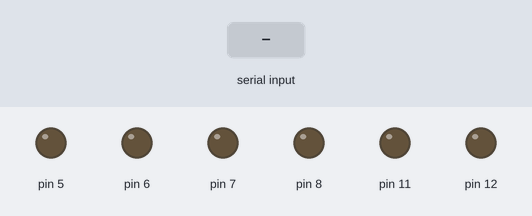
This sketch was run on a simulated Arduino Uno, built with avr-gcc and run on an emulated ATmega328P. Shown: output pins drawn as LEDs (lit = HIGH). The test bench sets the inputs (shaded band).

Above: at 1.2 s.
1.3 s: "H" received over the second serial link
At 1.9 s:
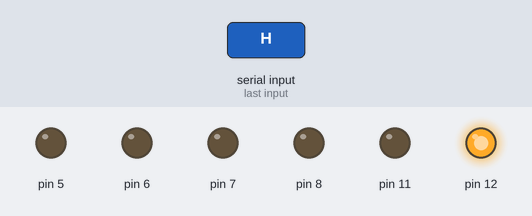
2.8 s: "A" received over the second serial link
At 4.0 s:
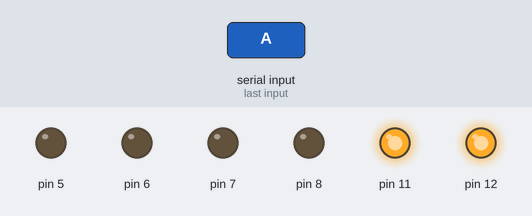
4.3 s: "L" received over the second serial link
At 5.4 s:
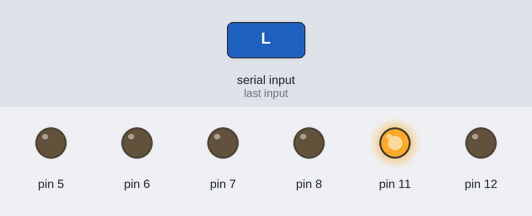
5.8 s: "X" received over the second serial link
At 6.5 s:
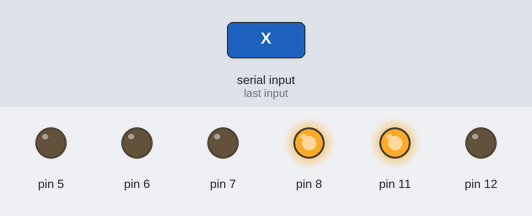
7.3 s: "B" received over the second serial link
At 7.7 s:
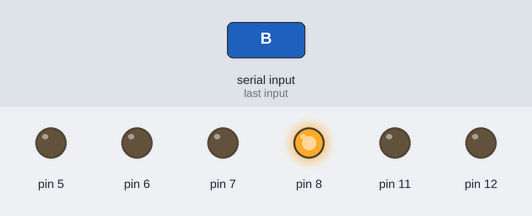
8.8 s: "M" received over the second serial link
At 10.0 s:
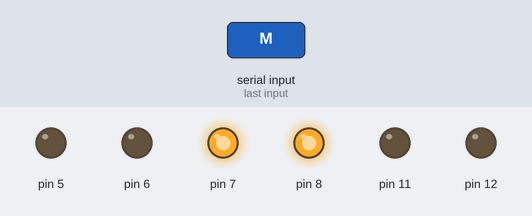
Timing chart, 0 to 11.3 s (numbered marks = the images above; inputs shaded):
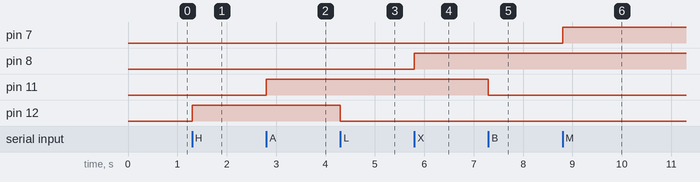

Measured:
- after the input at 1.3 s, pin 12: LOW → HIGH at once
- after the input at 2.8 s, pin 11: LOW → HIGH at once
- after the input at 4.3 s, pin 12: HIGH → LOW at once
- after the input at 5.8 s, pin 8: LOW → HIGH at once
- after the input at 7.3 s, pin 11: HIGH → LOW at once
- after the input at 8.8 s, pin 7: LOW → HIGH at once

The sketch:

01_bluetooth_LEDs.ino
```cpp
#include<SoftwareSerial.h>
char val;
SoftwareSerial my(3,4);

void setup()
{
  pinMode(12, OUTPUT);
  pinMode(11, OUTPUT);
  pinMode(8, OUTPUT);
pinMode(7, OUTPUT);
pinMode(6, OUTPUT);
pinMode(5, OUTPUT);

    my.begin(9600);
}

void loop()
{
  while( ! my.available() ) ;
  val = my.read();

  if ( val == 'H'){
    digitalWrite(12, HIGH);
  }else if ( val == 'L'){
     digitalWrite(12, LOW);
  }

  if ( val == 'A'){
    digitalWrite(11, HIGH);
  }else if ( val == 'B'){
     digitalWrite(11, LOW);
  }

    if ( val == 'X'){
    digitalWrite(8, HIGH);
  }else if ( val == 'Y'){
     digitalWrite(8, LOW);
  }

    if ( val == 'M'){
    digitalWrite(7, HIGH);
  }else if ( val == 'N'){
     digitalWrite(7, LOW);
  }

        if ( val == 'O'){
    digitalWrite(6, HIGH);
  }else if ( val == 'P'){
     digitalWrite(6, LOW);
  }

        if ( val == 'F'){
    digitalWrite(5, HIGH);
  }else if ( val == 'G'){
     digitalWrite(5, LOW);
  }


}
```
